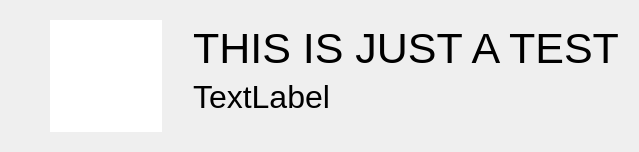
<?xml version="1.0" encoding="UTF-8"?>
<ui version="4.0">
 <class>Form</class>
 <widget class="QWidget" name="Form">
  <property name="geometry">
   <rect>
    <x>0</x>
    <y>0</y>
    <width>639</width>
    <height>150</height>
   </rect>
  </property>
  <property name="minimumSize">
   <size>
    <width>0</width>
    <height>0</height>
   </size>
  </property>
  <property name="maximumSize">
   <size>
    <width>16777215</width>
    <height>16777215</height>
   </size>
  </property>
  <property name="windowTitle">
   <string>Form</string>
  </property>
  <layout class="QHBoxLayout" name="horizontalLayout">
   <item>
    <layout class="QHBoxLayout" name="horizontalLayout_2">
     <property name="rightMargin">
      <number>0</number>
     </property>
     <item>
      <widget class="QWidget" name="widget" native="true">
       <layout class="QHBoxLayout" name="horizontalLayout_3">
        <item>
         <spacer name="horizontalSpacer_3">
          <property name="orientation">
           <enum>Qt::Horizontal</enum>
          </property>
          <property name="sizeType">
           <enum>QSizePolicy::Fixed</enum>
          </property>
          <property name="sizeHint" stdset="0">
           <size>
            <width>30</width>
            <height>20</height>
           </size>
          </property>
         </spacer>
        </item>
        <item>
         <widget class="QGraphicsView" name="graphicsView">
          <property name="sizePolicy">
           <sizepolicy hsizetype="Expanding" vsizetype="Preferred">
            <horstretch>0</horstretch>
            <verstretch>0</verstretch>
           </sizepolicy>
          </property>
          <property name="minimumSize">
           <size>
            <width>112</width>
            <height>112</height>
           </size>
          </property>
          <property name="maximumSize">
           <size>
            <width>112</width>
            <height>112</height>
           </size>
          </property>
          <property name="frameShape">
           <enum>QFrame::NoFrame</enum>
          </property>
         </widget>
        </item>
        <item>
         <spacer name="horizontalSpacer_2">
          <property name="orientation">
           <enum>Qt::Horizontal</enum>
          </property>
          <property name="sizeType">
           <enum>QSizePolicy::Fixed</enum>
          </property>
          <property name="sizeHint" stdset="0">
           <size>
            <width>25</width>
            <height>20</height>
           </size>
          </property>
         </spacer>
        </item>
        <item>
         <layout class="QVBoxLayout" name="verticalLayout">
          <property name="rightMargin">
           <number>0</number>
          </property>
          <item>
           <widget class="QLabel" name="title">
            <property name="sizePolicy">
             <sizepolicy hsizetype="Preferred" vsizetype="Minimum">
              <horstretch>0</horstretch>
              <verstretch>0</verstretch>
             </sizepolicy>
            </property>
            <property name="minimumSize">
             <size>
              <width>0</width>
              <height>0</height>
             </size>
            </property>
            <property name="maximumSize">
             <size>
              <width>16777215</width>
              <height>16777215</height>
             </size>
            </property>
            <property name="font">
             <font>
              <pointsize>32</pointsize>
             </font>
            </property>
            <property name="text">
             <string>THIS IS JUST A TEST</string>
            </property>
            <property name="scaledContents">
             <bool>false</bool>
            </property>
            <property name="alignment">
             <set>Qt::AlignBottom|Qt::AlignHCenter</set>
            </property>
            <property name="textInteractionFlags">
             <set>Qt::NoTextInteraction</set>
            </property>
           </widget>
          </item>
          <item>
           <widget class="QLabel" name="message">
            <property name="font">
             <font>
              <pointsize>24</pointsize>
             </font>
            </property>
            <property name="text">
             <string>TextLabel</string>
            </property>
            <property name="alignment">
             <set>Qt::AlignLeading|Qt::AlignLeft|Qt::AlignTop</set>
            </property>
           </widget>
          </item>
         </layout>
        </item>
       </layout>
      </widget>
     </item>
     <item>
      <spacer name="horizontalSpacer">
       <property name="orientation">
        <enum>Qt::Horizontal</enum>
       </property>
       <property name="sizeHint" stdset="0">
        <size>
         <width>40</width>
         <height>20</height>
        </size>
       </property>
      </spacer>
     </item>
    </layout>
   </item>
  </layout>
 </widget>
 <resources/>
 <connections/>
</ui>
